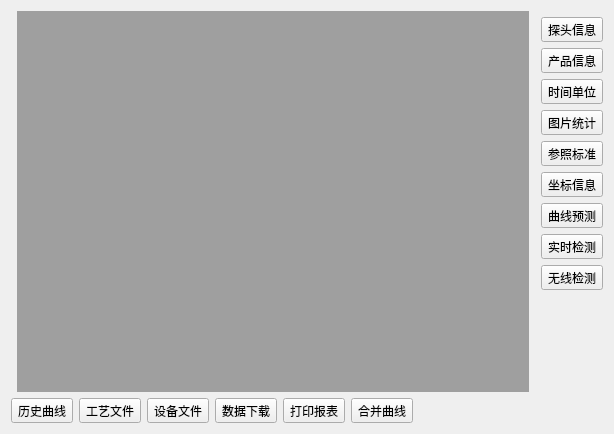
<?xml version="1.0" encoding="UTF-8"?>
<ui version="4.0">
 <class>FormDataVisual</class>
 <widget class="QWidget" name="FormDataVisual">
  <property name="geometry">
   <rect>
    <x>0</x>
    <y>0</y>
    <width>614</width>
    <height>434</height>
   </rect>
  </property>
  <property name="windowTitle">
   <string>Form</string>
  </property>
  <layout class="QGridLayout" name="gridLayout">
   <item row="2" column="0" colspan="3">
    <layout class="QHBoxLayout" name="horizontalLayout">
     <item>
      <widget class="QToolButton" name="toolButton_2">
       <property name="text">
        <string>历史曲线</string>
       </property>
      </widget>
     </item>
     <item>
      <widget class="QToolButton" name="toolButton_4">
       <property name="text">
        <string>工艺文件</string>
       </property>
      </widget>
     </item>
     <item>
      <widget class="QToolButton" name="toolButton_5">
       <property name="text">
        <string>设备文件</string>
       </property>
      </widget>
     </item>
     <item>
      <widget class="QToolButton" name="toolButton_DataDownload">
       <property name="text">
        <string>数据下载</string>
       </property>
      </widget>
     </item>
     <item>
      <widget class="QToolButton" name="toolButton_Report">
       <property name="text">
        <string>打印报表</string>
       </property>
      </widget>
     </item>
     <item>
      <widget class="QToolButton" name="toolButton_9">
       <property name="text">
        <string>合并曲线</string>
       </property>
      </widget>
     </item>
     <item>
      <spacer name="horizontalSpacer">
       <property name="orientation">
        <enum>Qt::Horizontal</enum>
       </property>
       <property name="sizeHint" stdset="0">
        <size>
         <width>40</width>
         <height>20</height>
        </size>
       </property>
      </spacer>
     </item>
    </layout>
   </item>
   <item row="1" column="3">
    <layout class="QVBoxLayout" name="verticalLayout">
     <item>
      <widget class="QToolButton" name="toolButton_10">
       <property name="text">
        <string>探头信息</string>
       </property>
      </widget>
     </item>
     <item>
      <widget class="QToolButton" name="toolButton_7">
       <property name="text">
        <string>产品信息</string>
       </property>
      </widget>
     </item>
     <item>
      <widget class="QToolButton" name="toolButton_3">
       <property name="text">
        <string>时间单位</string>
       </property>
      </widget>
     </item>
     <item>
      <widget class="QToolButton" name="toolButton">
       <property name="text">
        <string>图片统计</string>
       </property>
      </widget>
     </item>
     <item>
      <widget class="QToolButton" name="toolButton_11">
       <property name="text">
        <string>参照标准</string>
       </property>
      </widget>
     </item>
     <item>
      <widget class="QToolButton" name="toolButton_12">
       <property name="text">
        <string>坐标信息</string>
       </property>
      </widget>
     </item>
     <item>
      <widget class="QToolButton" name="toolButton_13">
       <property name="text">
        <string>曲线预测</string>
       </property>
      </widget>
     </item>
     <item>
      <widget class="QToolButton" name="toolButton_14">
       <property name="text">
        <string>实时检测</string>
       </property>
      </widget>
     </item>
     <item>
      <widget class="QToolButton" name="toolButton_15">
       <property name="text">
        <string>无线检测</string>
       </property>
      </widget>
     </item>
     <item>
      <spacer name="verticalSpacer">
       <property name="orientation">
        <enum>Qt::Vertical</enum>
       </property>
       <property name="sizeHint" stdset="0">
        <size>
         <width>20</width>
         <height>40</height>
        </size>
       </property>
      </spacer>
     </item>
    </layout>
   </item>
   <item row="0" column="1" rowspan="2">
    <widget class="QMdiArea" name="mdiArea"/>
   </item>
  </layout>
 </widget>
 <resources/>
 <connections/>
</ui>
